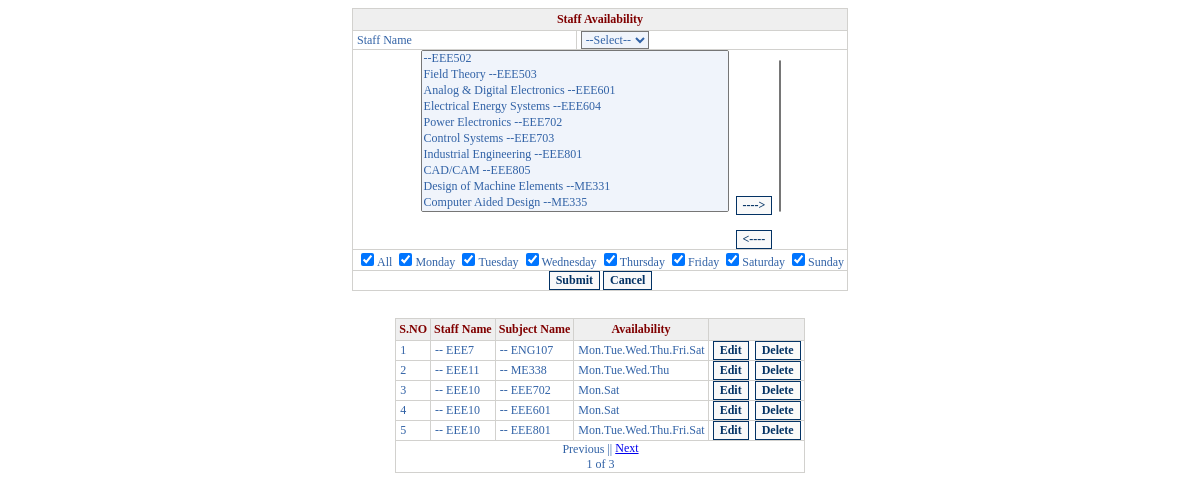
/Staff/staffavailable.php, run on the app's committed database.
### tables this page shows
CREATE TABLE `staffavailabilitytimetable` (
  `staffavailabilityid` bigint NOT NULL AUTO_INCREMENT,
  `staffid` varchar(35) NOT NULL DEFAULT '',
  `coursecode` varchar(25) DEFAULT NULL,
  `subjectcode` varchar(25) DEFAULT NULL,
  `availability` varchar(20) DEFAULT NULL,
  PRIMARY KEY (`staffavailabilityid`)
);

### Staff/staffavailable.php (the view, shortened to what this page needs)
<html>
<head><title>Staff Availability</title>
<link href="./Images/heoscss.css" rel="stylesheet">
</head>
<body>
<?php
print "<form method=post>
<table align=center cellspacing=1 cellpadding=0>
<tr><th colspan=2>Staff Availability</th></tr>
<tr><td>Staff Name</td><td><select name=\"staffnamedrop\" id=\"staffnamedrop\"><option value=\"none\">--Select--</option>";
print"</td></select></tr>
<tr><td colspan=2><table align=center border=0 cellspacing=0 cellpadding=0>
<td><select id=\"left\" name=\"left\" size=10 multiple>";
$rs=mysql_query("select * from subjectcreditdetails");
while($rr=mysql_fetch_array($rs)){ $staffname=$rr["SubjectName"]; $staffid=$rr["SubjectCode"]; echo"<option value=$staffid>$staffname --$staffid</option>"; }
print "</select></td>";
print "<td><input type=\"button\" value=\"---->\" onClick=\"moveForward();\" class=\"buttonstatic\" onmouseover=\"changeimage(this,'buttonover');\" onmouseout=\"changeimage(this,'buttonstatic');\">
<br><br><input type=\"button\" value=\"<----\" onClick=\"moveBackward();\" class=\"buttonstatic\" onmouseover=\"changeimage(this,'buttonover');\" onmouseout=\"changeimage(this,'buttonstatic');\"></td>
<td><select id=\"right\" size=10 multiple name=\"right\"></select><input type=\"hidden\" name=\"list\" id=\"list\"></td></tr></table></td></tr>";
print "</tr>
<tr><td colspan=2>
<input type=\"checkbox\" name=\"Check[0]\" id=\"CheckA\" value=7 onClick=\"checkedAll(this,7);\" checked>All
<input type=\"checkbox\" name=\"Check[1]\" id=\"Check[0]\" value=1 onClick=\"checkedAll(this,1);\" checked>Monday
<input type=\"checkbox\" name=\"Check[2]\" id=\"Check[1]\" value=2 onClick=\"checkedAll(this,2);\" checked>Tuesday
<input type=\"checkbox\" name=\"Check[3]\" id=\"Check[2]\" value=3 onClick=\"checkedAll(this,3);\" checked>Wednesday
<input type=\"checkbox\" name=\"Check[4]\" id=\"Check[3]\" value=4 onClick=\"checkedAll(this,4);\" checked>Thursday
<input type=\"checkbox\" name=\"Check[5]\" id=\"Check[4]\" value=5 onClick=\"checkedAll(this,5);\" checked>Friday
<input type=\"checkbox\" name=\"Check[6]\" id=\"Check[5]\" value=6 onClick=\"checkedAll(this,6);\" checked>Saturday
<input type=\"checkbox\" name=\"Check[7]\" id=\"Check[6]\" value=0 onClick=\"checkedAll(this,0);\" checked>Sunday</td></tr>
<tr><td align=center colspan=2>
<input type=\"submit\" value=\"Submit\" name=\"submit\" onClick=\"return setlist();\" class=\"buttonstatic\" onmouseover=\"changeimage(this,'buttonover');\" onmouseout=\"changeimage(this,'buttonstatic');\">
<input type=\"submit\" name=\"btncancel[]\" value=\"Cancel\" class=\"buttonstatic\" onmouseover=\"changeimage(this,'buttonover');\" onmouseout=\"changeimage(this,'buttonstatic');\"></td></tr>
</table></form>";
?>
<?php
if(!isset($_POST['editButton']) && !isset($_POST['cancelbutton']) && !isset($_POST['deleteButton']) && !isset($_POST['btnupdate']) && !isset($_POST['submit']))
{
CollegeDetailsfill();
}
?>
<?php
function CollegeDetailsfill()
{
if(!isset($_GET['page']))
{
@$cat=$_GET['cat'];
if(strlen($cat)==0) { $page=1; fillPage($page);
}
}
else {
$page = $_GET['page'];
$_SESSION['pagevalueForCohort']=$page;
fillPage($page);
}
}
?>
<?php
function fillPage($page)
{
$page  = (int) $page;
$limit = 5;
$con=mysql_connect("192.168.15.26","root","admin");
$result1 =("select count(*) from staffavailabilitytimetable");
$result=mysql_query($result1,$con);
$total = mysql_result($result,0);
$pager  = getPagerData($total, $limit, $page);
if($total==0){ $offset=0; } else {  $offset = $pager->offset; }
$limit  = $pager->limit;
$page   = $pager->page;
$queryselectcourse="SELECT * from staffavailabilitytimetable limit $offset,$limit";
$queryselectcourseexec=mysql_query($queryselectcourse,$con);
print "<br><form method=post>
<table border=0 align=center cellspacing=1 cellpadding=0>
<tr><th>S.NO</th><th>Staff Name</th><th>Subject Name</th><th>Availability</th><th></th></tr>";
$sno=1;
while($rs10=mysql_fetch_array($queryselectcourseexec)){
$staffavailabilityid=$rs10["staffavailabilityid"];
$StaffId=$rs10["staffid"];
$rt=mysql_query("select * from staffpersonalinformation where staffid='$StaffId'");
while($arr=mysql_fetch_array($rt)){ $StaffName1=$arr["firstname"].' '.$arr["lastname"]; }
$subjectcode=$rs10["subjectcode"];
$rt=mysql_query("select SubjectName from subjectcreditdetails where SubjectCode='$subjectcode'"); $SubjectName=mysql_result($rt,"SubjectName");
$Availability=$rs10["availability"];
$EAvailability=explode('.',$Availability); $daysE=array();
foreach($EAvailability as $k=>$value){
switch($value){
case 1:$daysE[]='Mon'; break;
case 2:$daysE[]='Tue'; break;
case 3:$daysE[]='Wed'; break;
case 4:$daysE[]='Thu'; break;
case 5:$daysE[]='Fri'; break;
case 6:$daysE[]='Sat'; break;
}
}
$RAvailability=implode('.',$daysE);
print "<tr><td name=d[] value=$sno>$sno</td><td>$StaffName1 -- $StaffId</td><td>$SubjectName -- $subjectcode</td><td>$RAvailability</td>
<td><input type=\"hidden\" name=\"Collegename[]\" value=\"$staffavailabilityid\">
<input type=\"submit\" name=\"editButton[$staffavailabilityid]\" value=\"Edit\" class=\"buttonstatic\" onmouseover=\"changeimage(this,'buttonover');\" onmouseout=\"changeimage(this,'buttonstatic');\">
&nbsp;<input type=\"submit\" name=\"deleteButton[$staffavailabilityid]\" value=\"Delete\" class=\"buttonstatic\" onmouseover=\"changeimage(this,'buttonover');\" onmouseout=\"changeimage(this,'buttonstatic');\"></td></tr>";
$sno=$sno+1;
}
print "<tr><td align=center colspan=6>";
if($page == 1) echo "Previous"; else echo "<a href=\"staffavailability.php?page=" . ($page - 1) . "\">Previous</a>";
print " ||  \n";
if ($page == $pager->numPages) echo "Next";  else  echo "<a href=\"staffavailability.php?page=" . ($page + 1) . "\">Next</a>";
print "<br>$page of $pager->numPages</td></tr></table></form>";
}
?>
<?php
function getPagerData($numHits, $limit, $page)
{
$numHits  = (int) $numHits;
$limit    = max((int) $limit, 1);
$page     = (int) $page;
$numPages = ceil($numHits / $limit);
$page = max($page, 1);
$page = min($page, $numPages);
$offset = ($page - 1) * $limit;
$ret = new stdClass;
$ret->offset   = $offset;
$ret->limit    = $limit;
$ret->numPages = $numPages;
$ret->page     = $page;
return $ret;
}
?>
</body>
</html>

### Images/heoscss.css (style rules this page uses)
* { font-family:Calibri; // System, Verdana, Arial, Helvetica, sans-serif, Lucida Fax, Lucida Sans, Courier New; font-size:12px; // 11px font-weight:600; }
table { background:#D2D1CE; // #FFFFFF; }
tr { background:#ffffff; color:#3162A6; // 3162A6 }
th { background:#efefef; color:#800000; padding:3px; font-weight:600; }
td { padding-left:4px; padding-right:3px; background:#ffffff; vertical-align:baseline; }
select { background:#F0F4FB; color:#3162A6; }
input[type="submit"],input[type="button"] { background-color:#F9F9F9; border:solid; border-width:1px; border-color:#033264; color:#033264; font-weight:800; }
a { vertical-align:text-bottom; }

### data on the page
staffavailabilitytimetable: staffid "EEE7", subjectcode "ENG107", RAvailability "Mon.Tue.Wed.Thu.Fri.Sat"
staffavailabilitytimetable: staffid "EEE11", subjectcode "ME338", RAvailability "Mon.Tue.Wed.Thu"
staffavailabilitytimetable: staffid "EEE10", subjectcode "EEE702", RAvailability "Mon.Sat"
staffavailabilitytimetable: staffid "EEE10", subjectcode "EEE601", RAvailability "Mon.Sat"
staffavailabilitytimetable: staffid "EEE10", subjectcode "EEE801", RAvailability "Mon.Tue.Wed.Thu.Fri.Sat"

### other printed values
$page "1"
$pager->numPages "3"
